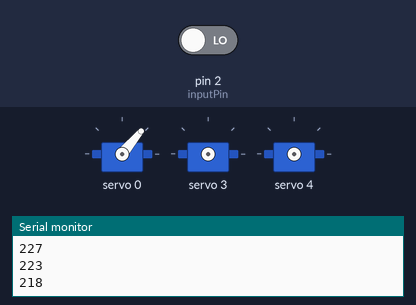
The sketch below on a simulated Arduino Uno, built with avr-gcc and run on an emulated ATmega328P. On the bench: 3 × servo, the last lines printed to the serial monitor. The inputs (shaded band) are chosen by the test bench; at power-on: pin 2 (inputPin) LOW.

Above: at 1.2 s.
1.3 s: pin 2 (inputPin) driven HIGH
At 15.5 s:
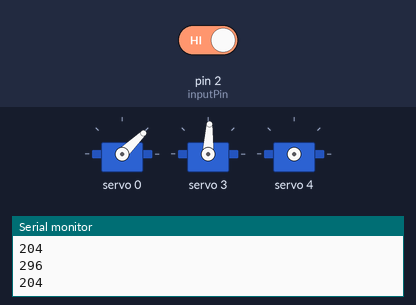
At 24.6 s:
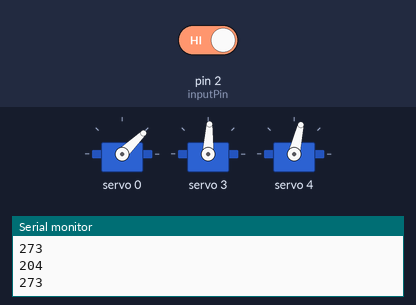
Timing chart, 0 to 31.6 s (numbered marks = the images above; inputs shaded):
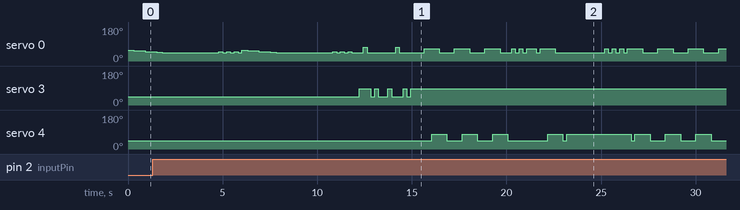

Measured:
- after the input at 1.3 s, servo 4: 44° → 77° after 14.7 s, → 44° 0.80 s later, → 77° 0.80 s later, → 44° 0.80 s later, … (16 changes in this stretch)

The sketch:

Crazy_Machine__1_The_Fan.ino
```cpp
#include <Wire.h>
#include <Adafruit_PWMServoDriver.h>

Adafruit_PWMServoDriver pwm = Adafruit_PWMServoDriver();

#define MIN_PULSE_WIDTH 1000
#define MAX_PULSE_WIDTH 2350
#define DEFAULT_PULSE_WIDTH 1500
#define FREQUENCY 50   // use pwm to drive the three servo motors

int inputPin = 2;      // connect Hall sensor to the Pin 2
int val = 0;           // setup the initial status of hall sensor
uint8_t servonum = 1;

void setup()
{
pinMode(inputPin, INPUT);
Serial.begin(9600);
pwm.begin();
pwm.setPWMFreq(FREQUENCY);
}
int pulseWidth(int angle)
{
int pulse_wide, analog_value;
pulse_wide = map(angle, 0, 180, MIN_PULSE_WIDTH, MAX_PULSE_WIDTH); // set the angle
analog_value = int(float(pulse_wide) / 1000000 * FREQUENCY * 4096);
Serial.println(analog_value);
return analog_value;
}

void loop() {
  val = digitalRead(inputPin);   // use hall sensor to detect whether there is a phone
  if(val == HIGH) {
     pwm.setPWM(0, 0, pulseWidth(0));
     delay(200);
     pwm.setPWM(0, 0, pulseWidth(30));
     delay(200);
     pwm.setPWM(4, 0, pulseWidth(0));
     delay(200);
     pwm.setPWM(4, 0, pulseWidth(45));
     delay(200);
     pwm.setPWM(0, 0, pulseWidth(30));
     delay(200);
     pwm.setPWM(0, 0, pulseWidth(0));
     delay(200);
     pwm.setPWM(4, 0, pulseWidth(45));
     delay(200);
     pwm.setPWM(4, 0, pulseWidth(0));
     delay(200); //  status "swipe"

     pwm.setPWM(0, 0, pulseWidth(0));
     delay(200);
     pwm.setPWM(0, 0, pulseWidth(30));
     delay(200);
     pwm.setPWM(4, 0, pulseWidth(0));
     delay(200);
     pwm.setPWM(4, 0, pulseWidth(45));
     delay(200);
     pwm.setPWM(0, 0, pulseWidth(30));
     delay(200);
     pwm.setPWM(0, 0, pulseWidth(0));
     delay(200);
     pwm.setPWM(4, 0, pulseWidth(45));
     delay(200);
     pwm.setPWM(4, 0, pulseWidth(0));
     delay(200); //  status "swipe"

     pwm.setPWM(0, 0, pulseWidth(0));
     delay(200);
     pwm.setPWM(0, 0, pulseWidth(30));
     delay(200);
     pwm.setPWM(4, 0, pulseWidth(0));
     delay(200);
     pwm.setPWM(4, 0, pulseWidth(45));
     delay(200);
     pwm.setPWM(0, 0, pulseWidth(30));
     delay(200);
     pwm.setPWM(0, 0, pulseWidth(0));
     delay(200);
     pwm.setPWM(4, 0, pulseWidth(45));
     delay(200);
     pwm.setPWM(4, 0, pulseWidth(0));
     delay(200); //  status "swipe"

     pwm.setPWM(0, 0, pulseWidth(30));
     delay(200);
     pwm.setPWM(0, 0, pulseWidth(0));
     delay(200);
     pwm.setPWM(0, 0, pulseWidth(30));
     delay(200);
     pwm.setPWM(0, 0, pulseWidth(0));
     delay(200);
     pwm.setPWM(0, 0, pulseWidth(30));
     delay(500); //  status "double click" to like the post on the instagram

     pwm.setPWM(0, 0, pulseWidth(0));
     delay(200);
     pwm.setPWM(0, 0, pulseWidth(30));
     delay(200);
     pwm.setPWM(4, 0, pulseWidth(0));
     delay(200);
     pwm.setPWM(4, 0, pulseWidth(45));
     delay(200);
     pwm.setPWM(0, 0, pulseWidth(30));
     delay(200);
     pwm.setPWM(0, 0, pulseWidth(0));
     delay(200);
     pwm.setPWM(4, 0, pulseWidth(45));
     delay(200);
     pwm.setPWM(4, 0, pulseWidth(0));
     delay(200);
     pwm.setPWM(4, 0, pulseWidth(45));
     delay(2000);
     pwm.setPWM(0, 0, pulseWidth(30));
     delay(200);

     pwm.setPWM(0, 0, pulseWidth(0));
     delay(200);
     pwm.setPWM(0, 0, pulseWidth(30));
     delay(200);
     pwm.setPWM(0, 0, pulseWidth(0));
     delay(200);
     pwm.setPWM(0, 0, pulseWidth(30));
     delay(200); //  status "hesitation"

     pwm.setPWM(0, 0, pulseWidth(0));
     delay(200);
     pwm.setPWM(0, 0, pulseWidth(30));
     delay(200);
     pwm.setPWM(4, 0, pulseWidth(0));
     delay(200);
     pwm.setPWM(4, 0, pulseWidth(45));
     delay(200);
     pwm.setPWM(0, 0, pulseWidth(30));
     delay(200);
     pwm.setPWM(0, 0, pulseWidth(0));
     delay(200);
     pwm.setPWM(4, 0, pulseWidth(45));
     delay(200);
     pwm.setPWM(4, 0, pulseWidth(0));
     delay(200);

     pwm.setPWM(0, 0, pulseWidth(0));
     delay(200);
     pwm.setPWM(0, 0, pulseWidth(30));
     delay(200);
     pwm.setPWM(4, 0, pulseWidth(0));
     delay(200);
     pwm.setPWM(4, 0, pulseWidth(45));
     delay(200);
     pwm.setPWM(0, 0, pulseWidth(30));
     delay(200);
     pwm.setPWM(0, 0, pulseWidth(0));
     delay(200);
     pwm.setPWM(4, 0, pulseWidth(45));
     delay(200);
     pwm.setPWM(4, 0, pulseWidth(0));
     delay(200);

     pwm.setPWM(0, 0, pulseWidth(0));
     delay(200);
     pwm.setPWM(0, 0, pulseWidth(30));
     delay(200);
     pwm.setPWM(4, 0, pulseWidth(0));
     delay(200);
     pwm.setPWM(4, 0, pulseWidth(45));
     delay(200);
     pwm.setPWM(0, 0, pulseWidth(30));
     delay(200);
     pwm.setPWM(0, 0, pulseWidth(0));
     delay(200);
     pwm.setPWM(4, 0, pulseWidth(45));
     delay(200);
     pwm.setPWM(4, 0, pulseWidth(0));
     delay(200);

     pwm.setPWM(0, 0, pulseWidth(0));
     delay(200);
     pwm.setPWM(0, 0, pulseWidth(30));
     delay(200);
     pwm.setPWM(4, 0, pulseWidth(0));
     delay(200);
     pwm.setPWM(4, 0, pulseWidth(45));
     delay(200);
     pwm.setPWM(0, 0, pulseWidth(30));
     delay(200);
     pwm.setPWM(0, 0, pulseWidth(0));
     delay(200);
     pwm.setPWM(4, 0, pulseWidth(45));
     delay(200);
     pwm.setPWM(4, 0, pulseWidth(0));
     delay(200);

     pwm.setPWM(0, 0, pulseWidth(0));
     delay(200);
     pwm.setPWM(0, 0, pulseWidth(30));
     delay(200);
     pwm.setPWM(4, 0, pulseWidth(0));
     delay(200);
     pwm.setPWM(4, 0, pulseWidth(45));
     delay(200);
     pwm.setPWM(0, 0, pulseWidth(30));
     delay(200);
     pwm.setPWM(0, 0, pulseWidth(0));
     delay(200);
     pwm.setPWM(4, 0, pulseWidth(45));
     delay(200);
     pwm.setPWM(4, 0, pulseWidth(0));
     delay(200);

    pwm.setPWM(0, 0, pulseWidth(0));
    delay(200);
    pwm.setPWM(0, 0, pulseWidth(30));
    delay(200);
    pwm.setPWM(4, 0, pulseWidth(0));
    delay(200);
    pwm.setPWM(4, 0, pulseWidth(45));
    delay(200);
    pwm.setPWM(0, 0, pulseWidth(30));
    delay(200);
    pwm.setPWM(0, 0, pulseWidth(0));
    delay(200);
    pwm.setPWM(4, 0, pulseWidth(45));
    delay(200);
    pwm.setPWM(4, 0, pulseWidth(0));
    delay(200); // status "keep swiping"

  } else {
    pwm.setPWM(0, 0, pulseWidth(18));
    delay(300);
    pwm.setPWM(0, 0, pulseWidth(15));
    delay(300);
    pwm.setPWM(0, 0, pulseWidth(12));
    delay(300);
    pwm.setPWM(0, 0, pulseWidth(9));
    delay(300);
    pwm.setPWM(0, 0, pulseWidth(6));
    delay(300);
    pwm.setPWM(0, 0, pulseWidth(3));
    delay(300);
    pwm.setPWM(0, 0, pulseWidth(0));
    delay(3000);
    pwm.setPWM(0, 0, pulseWidth(5));
    delay(200);
    pwm.setPWM(0, 0, pulseWidth(0));
    delay(200);
    pwm.setPWM(0, 0, pulseWidth(5));
    delay(200);
    pwm.setPWM(0, 0, pulseWidth(0));
    delay(200);
    pwm.setPWM(0, 0, pulseWidth(5));
    delay(200);
    pwm.setPWM(0, 0, pulseWidth(0));
    delay(200);
    pwm.setPWM(0, 0, pulseWidth(18));
    delay(300);
    pwm.setPWM(0, 0, pulseWidth(15));
    delay(300);
    pwm.setPWM(0, 0, pulseWidth(12));
    delay(300);
    pwm.setPWM(0, 0, pulseWidth(9));
    delay(300);
    pwm.setPWM(0, 0, pulseWidth(6));
    delay(300);
    pwm.setPWM(0, 0, pulseWidth(3));
    delay(300);
    pwm.setPWM(0, 0, pulseWidth(0));
    delay(3000);
    pwm.setPWM(0, 0, pulseWidth(5));
    delay(200);
    pwm.setPWM(0, 0, pulseWidth(0));
    delay(200);
    pwm.setPWM(0, 0, pulseWidth(5));
    delay(200);
    pwm.setPWM(0, 0, pulseWidth(0));
    delay(200);
    pwm.setPWM(0, 0, pulseWidth(5));
    delay(200);
    pwm.setPWM(0, 0, pulseWidth(0));
    delay(200); // status "sleepy"

    pwm.setPWM(3, 0, pulseWidth(0));
    delay(200);
    pwm.setPWM(3, 0, pulseWidth(60));
    delay(200);
    pwm.setPWM(0, 0, pulseWidth(40));
    delay(200);
    pwm.setPWM(0, 0, pulseWidth(0));
    delay(200);
    pwm.setPWM(3, 0, pulseWidth(0));
    delay(200);
    pwm.setPWM(3, 0, pulseWidth(60));
    delay(200);
    pwm.setPWM(3, 0, pulseWidth(0));
    delay(500);
    pwm.setPWM(3, 0, pulseWidth(60));
    delay(200);
    pwm.setPWM(3, 0, pulseWidth(0));
    delay(200);
    pwm.setPWM(0, 0, pulseWidth(40));
    delay(200);
    pwm.setPWM(0, 0, pulseWidth(0));
    delay(200);
    pwm.setPWM(3, 0, pulseWidth(60));
    delay(200);
    pwm.setPWM(3, 0, pulseWidth(0));
    delay(200);
    pwm.setPWM(3, 0, pulseWidth(60));
    delay(500);//  status "look around"

  }
}
```
